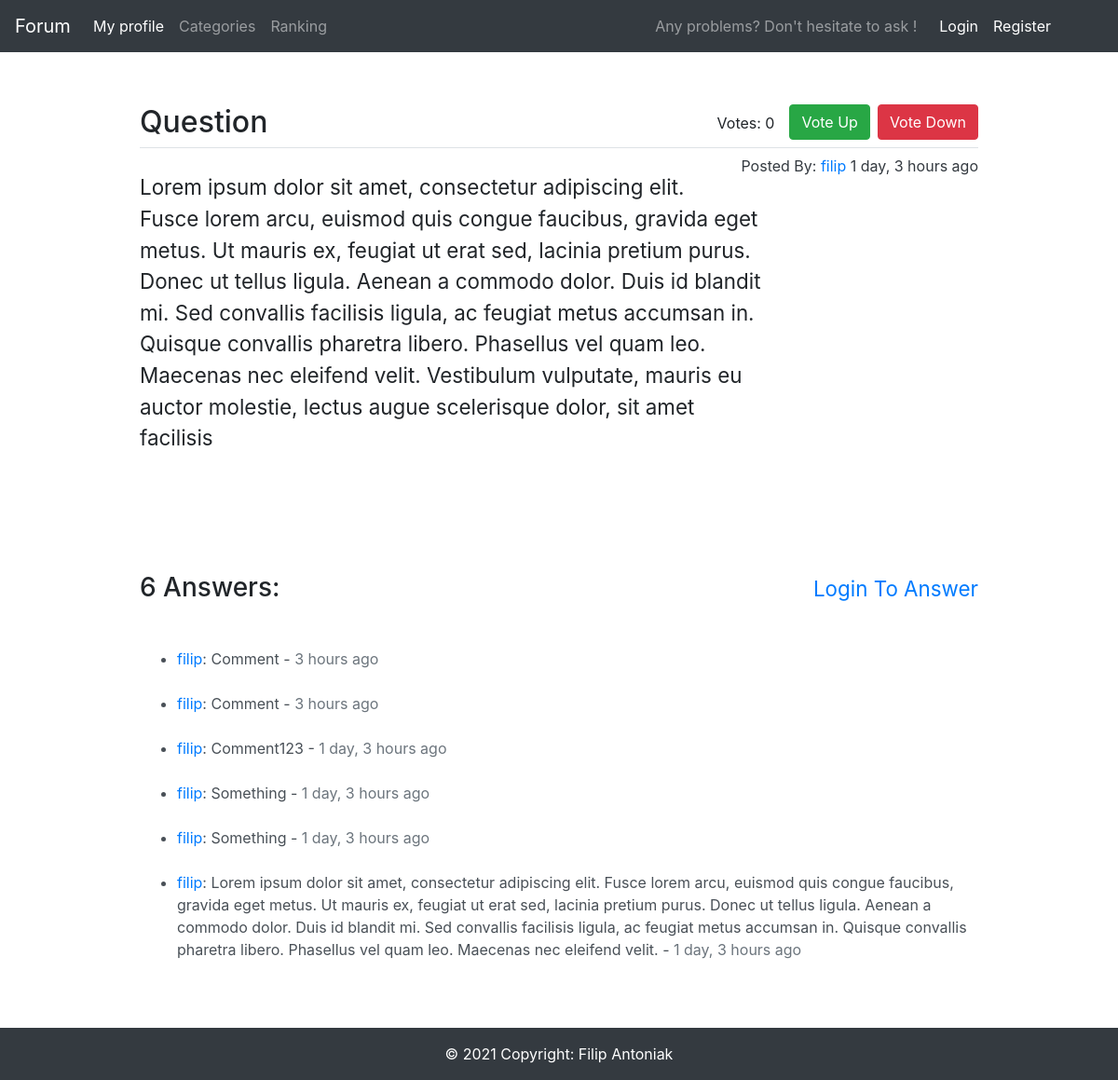
Page /19/ on the committed database.
### main/models.py (models this page shows, shortened)
class Question(models.Model):
    question_text = models.CharField(max_length=100)
    question_subtext = models.TextField(max_length=500)
    pub_date = models.DateTimeField('date published')
    user = models.ForeignKey(User, on_delete=models.CASCADE, default=User.objects.get(pk=1).pk)
    votes = models.IntegerField(default=0)
    def get_date(self):
        return humanize.naturaltime(self.pub_date)

class Comment(models.Model):
    question = models.ForeignKey(Question, on_delete=models.CASCADE, default=1)
    pub_date = models.DateTimeField('date published', default=return_date_time)
    comment_text = models.CharField(max_length=400)
    user = models.ForeignKey(User, on_delete=models.CASCADE, default=User.objects.get(pk=1).pk)
    def get_date(self):
        return humanize.naturaltime(self.pub_date)

### main/views.py (the view, shortened to what this page needs)
# urls.py: path('<int:pk>/', views.DetailView.as_view(), name='detail'),
class DetailView(generic.FormView, generic.DetailView):
    form_class = CreateCommentForm
    template_name = 'main/detail.html'
    def get_queryset(self):
        return Question.objects.filter(
            pub_date__lte=timezone.now()
        ).order_by('-pub_date')

### main/models.py (called while the page is built)
def return_date_time():
    now = timezone.now()
    return now + timezone.timedelta(days=1)

### main/templates/main/detail.html (shortened to what this page needs)
{% extends 'main/base.html' %}
{% block content %}
{% load crispy_forms_tags %}
<form action="{% url 'main:vote_down' question.id %}" method='GET'>
    <button type="submit" class="btn btn-danger float-right">Vote Down</button>
</form>
<form action="{% url 'main:vote_up' question.id %}" method='GET'>
    <button class="btn btn-success float-right mr-2">Vote Up</button>
</form>
<div class="float-right mr-3 mt-2">Votes: {{ question.votes }}</div>
<h2>{{ question.question_text }}</h2>
<a class="float-right" href="/profile/{{ question.user.username }}">
    <div class="text-dark mt-2">Posted By: <span class="text-primary">{{ question.user.username }}</span> {{ question.get_date }}</div>
</a>
<legend class="border-bottom"></legend>
<h3 class="w-75 mt-4 mb-5"><small>{{ question.question_subtext }}</small></h3>
<div class="mt-5 mb-5 p-3"></div>
{% if request.user.is_authenticated %}
    <h3 class="mt-5 mb-4">{{ question.comment_set.all.count }} Answers:</h3>
    <form method="POST">
        {% csrf_token %}
        <fieldset class="form-group">
            {{ form|crispy }}
        </fieldset>
        <div class="form-group">
            <button class="btn btn-outline-info float-right" type="submit">Answer</button>
        </div>
        <small class="p-3"></small>
    </form>
{% else %}
    <h3 class="mt-5 mb-4">{{ question.comment_set.all.count }} Answers:
        <a class="float-right" href="/login/">
            <small class="text-primary mt-2">Login To Answer</small>
        </a>
    </h3>
{% endif %}
<ul class="mt-5">
    {% for comment in question.comment_set.all %}
    <li class="mt-2 list-group-item-action flex-column align-items-start mb-4">
        <a href="/profile/{{ comment.user.username }}" class="text-primary">{{ comment.user }}</a>: {{ comment.comment_text }} - <span class="text-secondary">{{ comment.get_date }}</span>
    </li>
    {% endfor %}
</ul>
<div class="p-3"></div>
    {% block footer-class %} position-absolute w-100 {% endblock %}
{% endblock %}

### rows in the picture
Question: votes "0", question_text "Question", user.username "filip", get_date "1 day, 3 hours ago", question_subtext "Lorem ipsum dolor sit amet, consectetur adipiscing elit. Fusce lorem arcu, euismod quis congue faucibus, gravida eget metus. Ut mauris ex, feugiat ut erat sed, lacinia pretium purus. Donec ut tellus ligula. Aenean a commodo dolor. Duis id blandit mi. Sed convallis facilisis ligula, ac feugiat metus accumsan in. Quisque convallis pharetra libero. Phasellus vel quam leo. Maecenas nec eleifend velit. Vestibulum vulputate, mauris eu auctor molestie, lectus augue scelerisque dolor, sit amet facilisis", comment_set.all.count "6"
Comment: user "filip", comment_text "Comment", get_date "3 hours ago"
Comment: user "filip", comment_text "Comment", get_date "3 hours ago"
Comment: user "filip", comment_text "Comment123", get_date "1 day, 3 hours ago"
Comment: user "filip", comment_text "Something", get_date "1 day, 3 hours ago"
Comment: user "filip", comment_text "Something", get_date "1 day, 3 hours ago"
Comment: user "filip", comment_text "Lorem ipsum dolor sit amet, consectetur adipiscing elit. Fusce lorem arcu, euismod quis congue faucibus, gravida eget metus. Ut mauris ex, feugiat ut erat sed, lacinia pretium purus. Donec ut tellus ligula. Aenean a commodo dolor. Duis id blandit mi. Sed convallis facilisis ligula, ac feugiat metus accumsan in. Quisque convallis pharetra libero. Phasellus vel quam leo. Maecenas nec eleifend velit.", get_date "1 day, 3 hours ago"
